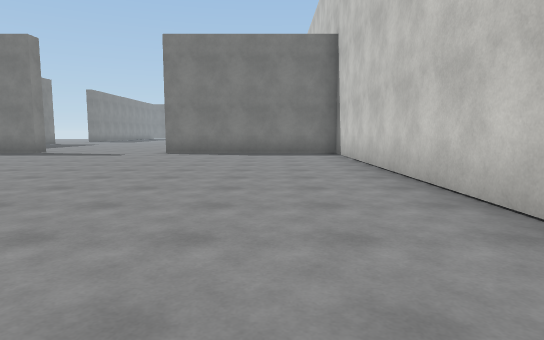
View 1 (above)

19 first-person views from a walk through a scene from a Unity 3-D project. The camera is 1.3 m above the floor, tilts 6° down and sees 75° across. The floor is counted in squares, 2 m on a side. Each view is taken from the middle of a square. On the plan, view 1 faces up. The plan holds only what a view shows up to about 10 squares ahead; the rest is blank. Surface patterns are stand-ins for the level's own textures.

View 2
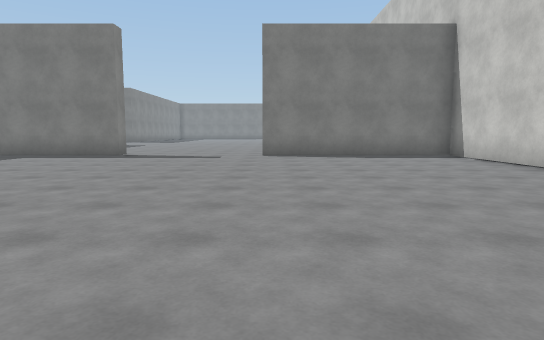

View 3
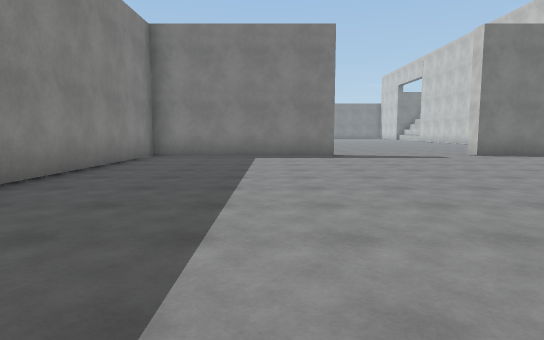

View 4
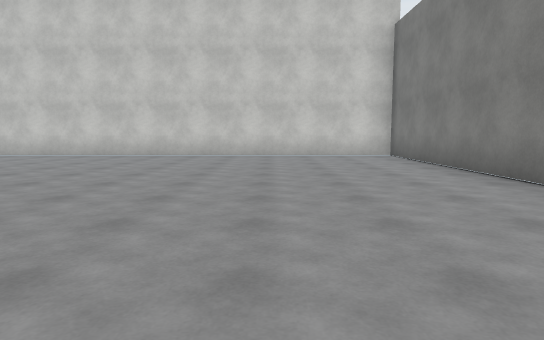

View 5
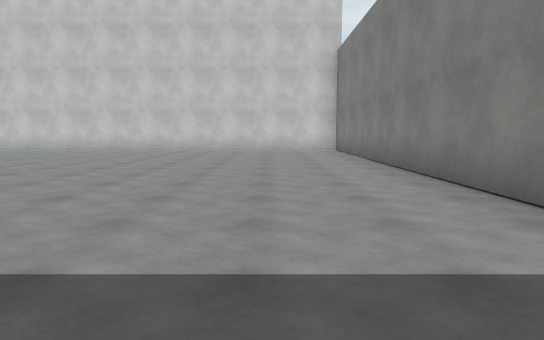

View 6
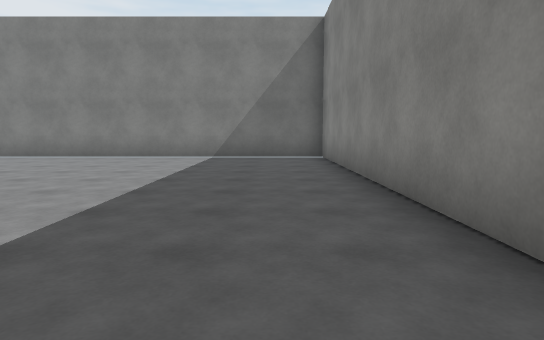

View 7
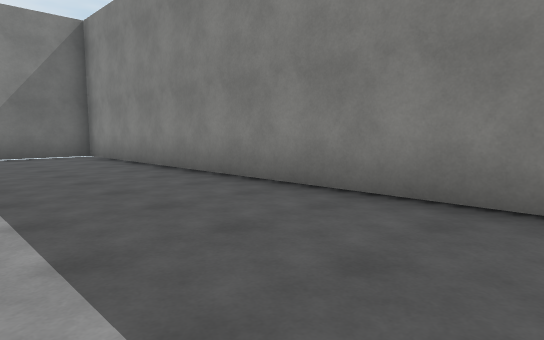

View 8
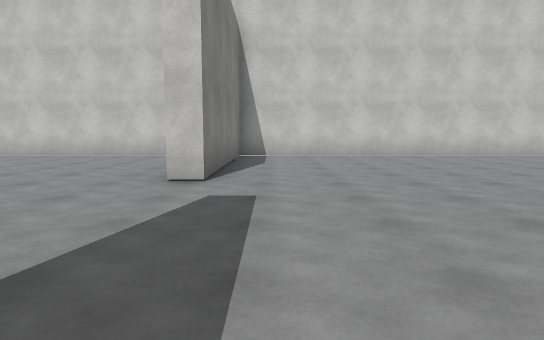

View 9
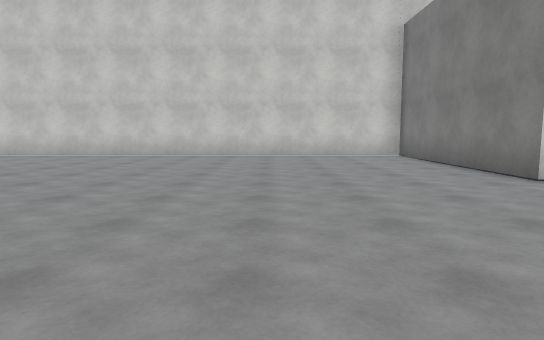

View 10
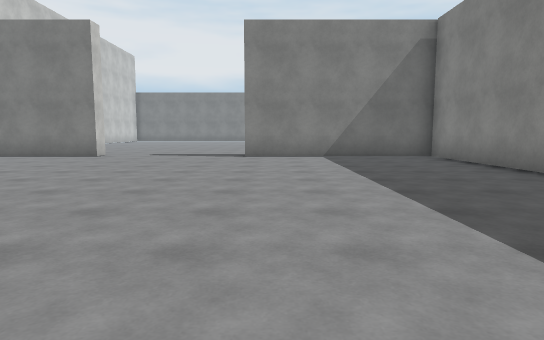

View 11
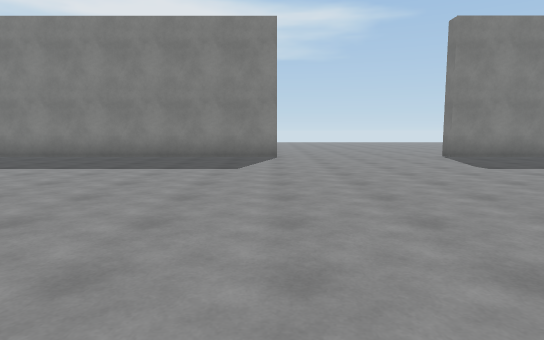

View 12
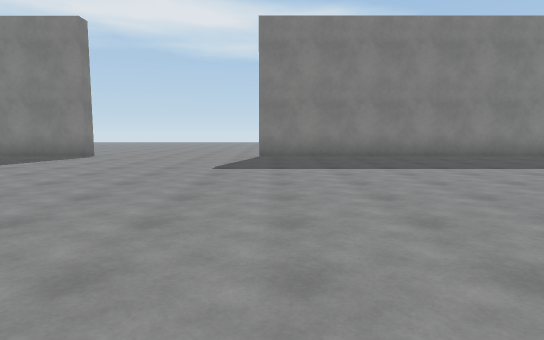

View 13
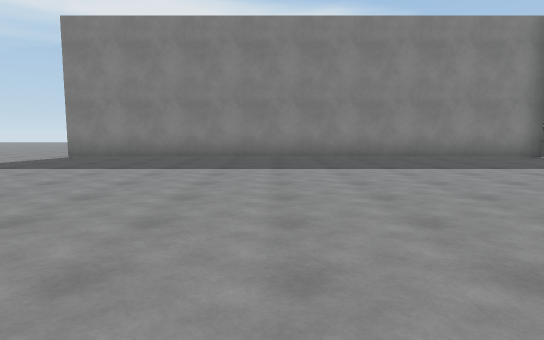

View 14
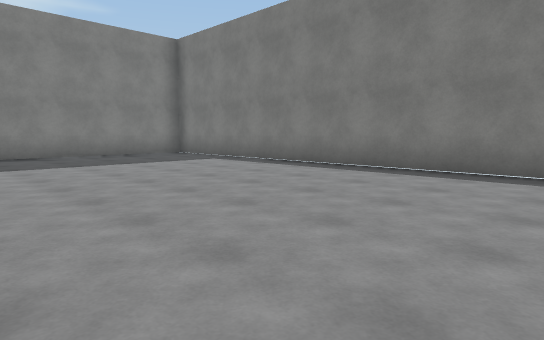

View 15
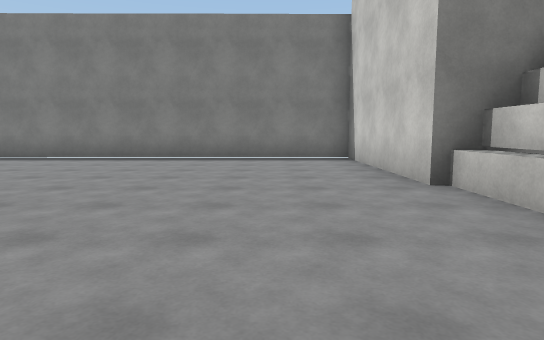

View 16
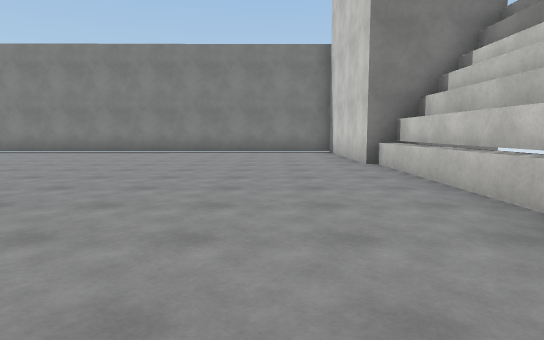

View 17
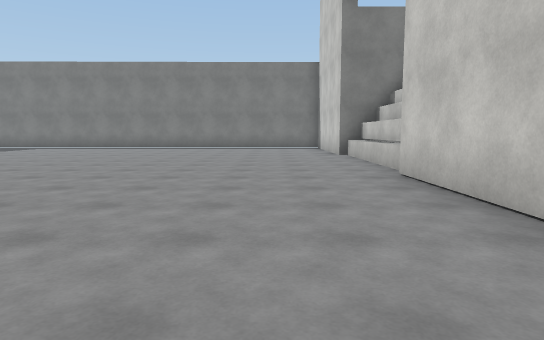

View 18
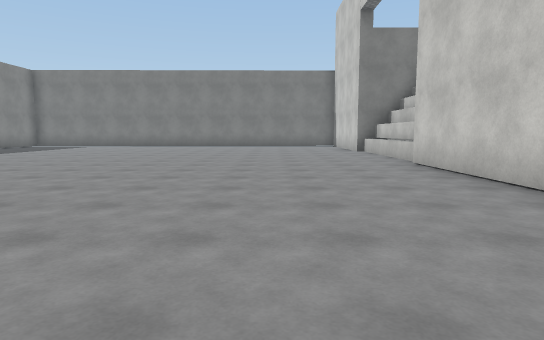

View 19
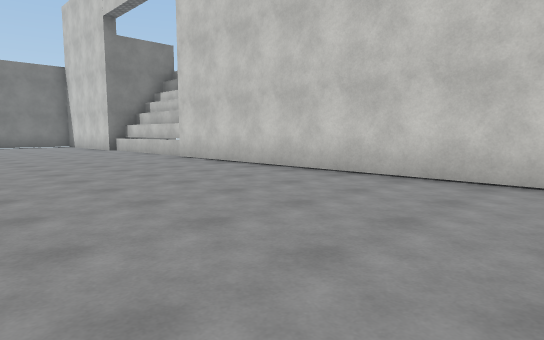

### Floor plan
Ten units are one square. View 1 is at (0, 0); x grows to the right and y downward. Boxes are objects, and circles mark ways between rooms. Rooms are numbered by the first view taken in them; rooms with no view inside come last. Other rooms are left out.
<svg viewBox="-133 -376 173 434">
<path fill="none" stroke="#000" d="M-85 -109 -123 -109 -123 53 20 53 20 -109 -33 -109M-128 -201 -123 -201 -123 -114 -73 -114M26 -284 26 -325M35 -324 20 -324 20 -371 -102 -371M-33 -109 -33 -114 20 -114 20 -275M-73 -109 -85 -109M-123 -371 -123 -247M22 -278 22 -324"/>
<circle cx="-60" cy="-102" r="3" fill="#2a7"/>
<text x="-50" y="-20">1</text>
<text x="-50" y="-240">2</text>
</svg>
Room 1 opens to room 2.

Where each view was taken, in squares from view 1:
view 1: 0 up, 0 right, facing up
view 2: 1 up, 3 left, facing up
view 3: 1 up, 9 left, facing up
view 4: 2 down, 8 left, facing right
view 5: 3 down, 11 left, facing right
view 6: 4 up, 11 left, facing down
view 7: 5 up, 9 left, facing down-left
view 8: 10 up, 8 left, facing right
view 9: 15 up, 8 left, facing right
view 10: 21 up, 8 left, facing down
view 11: 20 up, 3 left, facing left
view 12: 25 up, 3 left, facing left
view 13: 30 up, 3 left, facing left
view 14: 31 up, 2 left, facing up-left
view 15: 28 up, 0 right, facing up
view 16: 25 up, 0 right, facing up
view 17: 22 up, 0 right, facing up
view 18: 20 up, 1 left, facing up
view 19: 19 up, 3 left, facing up-right
